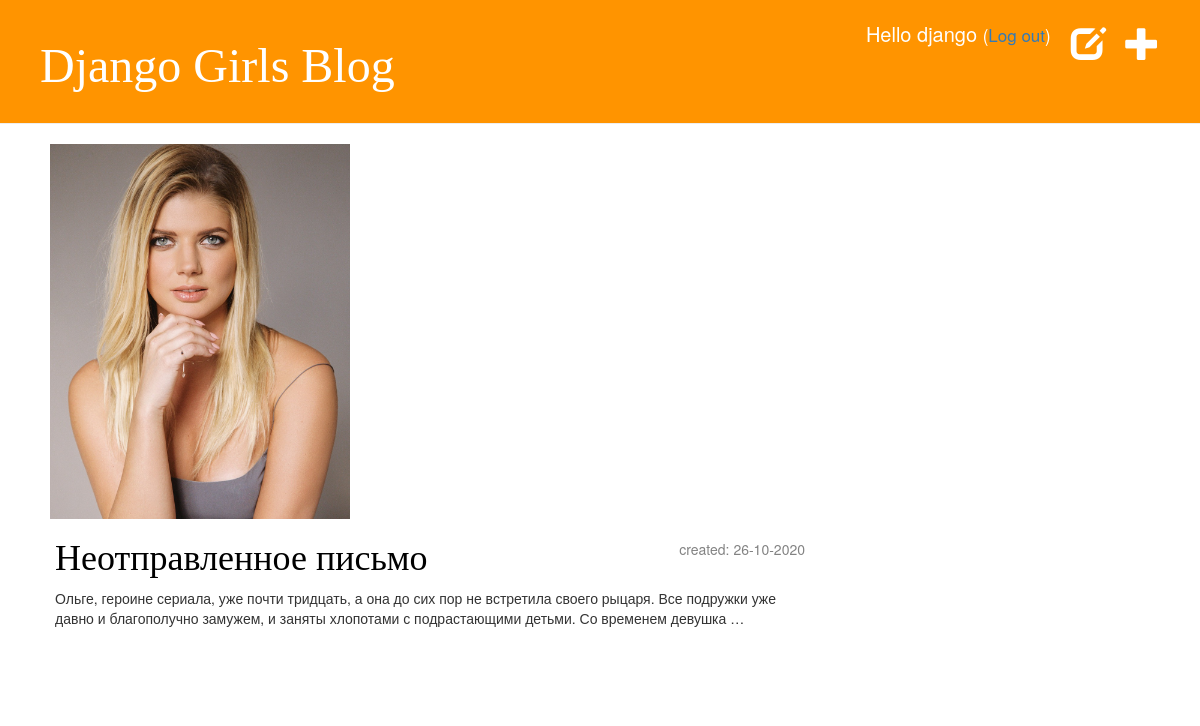
Page /drafts/ (signed in) on the committed database.
### blog/models.py (models this page shows, shortened)
class Post(models.Model):
    author = models.ForeignKey(settings.AUTH_USER_MODEL, on_delete=models.CASCADE)
    title = models.CharField(max_length=200)
    text = models.TextField()
    created_date = models.DateTimeField(default=timezone.now)
    published_date = models.DateTimeField(blank=True, null=True)

### blog/views.py (the view)
# urls.py: path('drafts/', views.post_draft_list, name='post_draft_list'),
@login_required
def post_draft_list(request):
    posts = Post.objects.filter(published_date__isnull=True).order_by('created_date')
    return render(request, 'blog/post_draft_list.html', {'posts': posts})

### blog/templates/blog/post_draft_list.html
{% extends 'blog/base.html' %}
{% block content %}
    {% for post in posts %}
        <div class="post">
            <p class="date">created: {{ post.created_date|date:'d-m-Y' }}</p>
            <h1><a href="{% url 'post_detail' pk=post.pk %}">{{ post.title }}</a></h1>
            <p>{{ post.text|truncatechars:200 }}</p>
        </div>
    {% endfor %}
{% endblock %}

### blog/templates/blog/base.html (shortened to what this page needs)
<!DOCTYPE html>
{% load static %}
<html lang="en">
    <head>
        <link rel="stylesheet" href="//maxcdn.bootstrapcdn.com/bootstrap/3.2.0/css/bootstrap.min.css">
        <link rel="stylesheet" href="//maxcdn.bootstrapcdn.com/bootstrap/3.2.0/css/bootstrap-theme.min.css">
        <link rel="stylesheet" href="{% static 'css/blog.css' %}">
    </head>
    <body>
        <div class="page-header">
            {% if user.is_authenticated %}
                <a href="{% url 'post_new' %}" class="top-menu"><span class="glyphicon glyphicon-plus"></span></a>
                <a href="{% url 'post_draft_list' %}" class="top-menu"><span class="glyphicon glyphicon-edit"></span></a>
                <p class="login">Hello {{ user.username }} <small>(<a href="{% url 'logout' %}">Log out</a>)</small></p>
            {% else %}
                <a href="{% url 'login' %}" class="top-menu"><span class="glyphicon glyphicon-lock"></span></a>
            {% endif %}
            <h1><a href="/">Django Girls Blog</a></h1>
        </div>
        <img src="{% static "images/zadorozhnaya-1.jpg" %}" alt="zadorozhnaya" >
        <div class="content container">
            <div class="row">
                <div class="col-md-8">
                {% block content %}
                {% endblock %}
                </div>
            </div>
        </div>
    </body>
</html>

### static/css/blog.css (style rules this page uses)
.page-header { background-color: #ff9400; margin-top: 0; padding: 20px 20px 20px 40px; }
.page-header h1, .page-header h1 a, .page-header h1 a:visited, .page-header h1 a:active { color: #ffffff; font-size: 36pt; text-decoration: none; }
.content { margin-left: 40px; }
h1, h2, h3, h4 { font-family: 'Lobster', cursive; }
.date { color: #828282; float: right; }
.top-menu, .top-menu:hover, .top-menu:visited { color: #ffffff; float: right; font-size: 26pt; margin-right: 20px; }
.post { margin-bottom: 70px; }
.login, .login:hover, .login:visited { color: #ffffff; float: right; font-size: 15pt; margin-right: 20px; }
.post h1 a, .post h1 a:visited { color: #000000; }
img { width: 350px; padding-left: 50px; }

### rows in the picture
Post: created_date "26-10-2020", title "Неотправленное письмо", text "Ольге, героине сериала, уже почти тридцать, а она до сих пор не встретила своего рыцаря. Все подружки уже давно и благополучно замужем, и заняты хлопотами с подрастающими детьми. Со временем девушка …"

### other values in the picture
{{ user.username }} "django"
